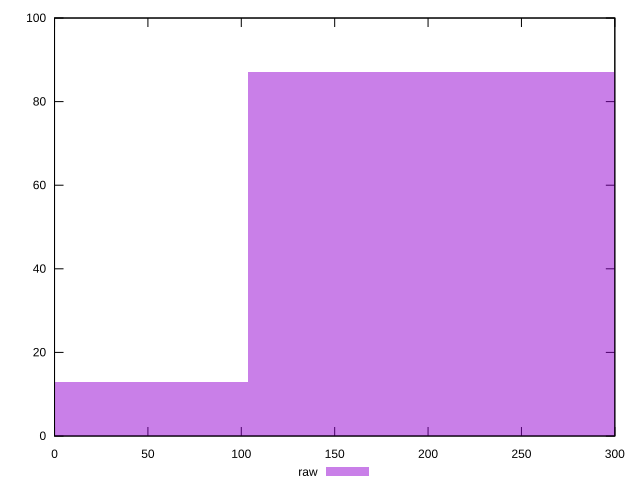

This figure's gnuplot source:
reset

$raw <<EOF
207.51296444923085 87
0 13
EOF

set key outside below
set boxwidth 207.51296444923085
set xrange [0:300]
set yrange [0:100]
set trange [0:100]
set style fill transparent solid 0.5 noborder
set terminal svg size 640, 490 enhanced background rgb 'white'
set output "report_00017_2021-02-10T15-08-03.406Z/unused-css-rules/samples/pages+cached+noadtech/raw/histogram.svg"

plot $raw title "raw" with boxes

reset
